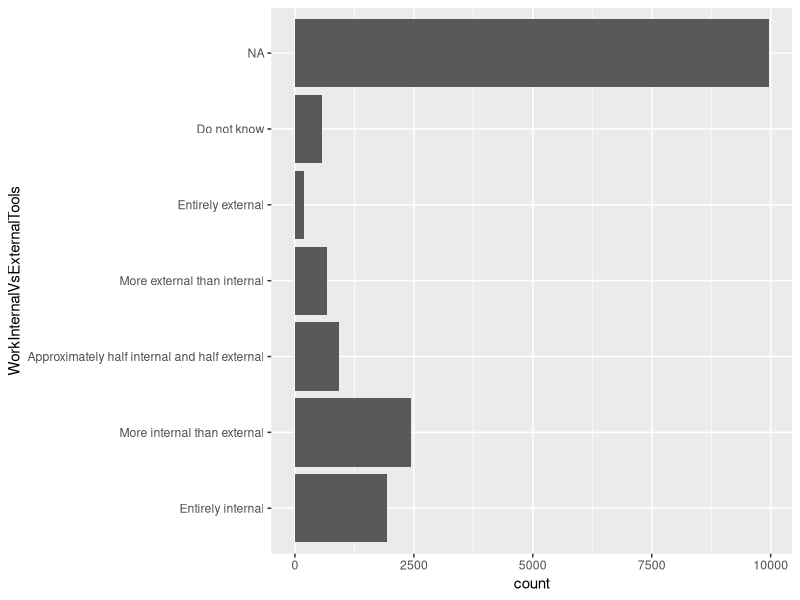
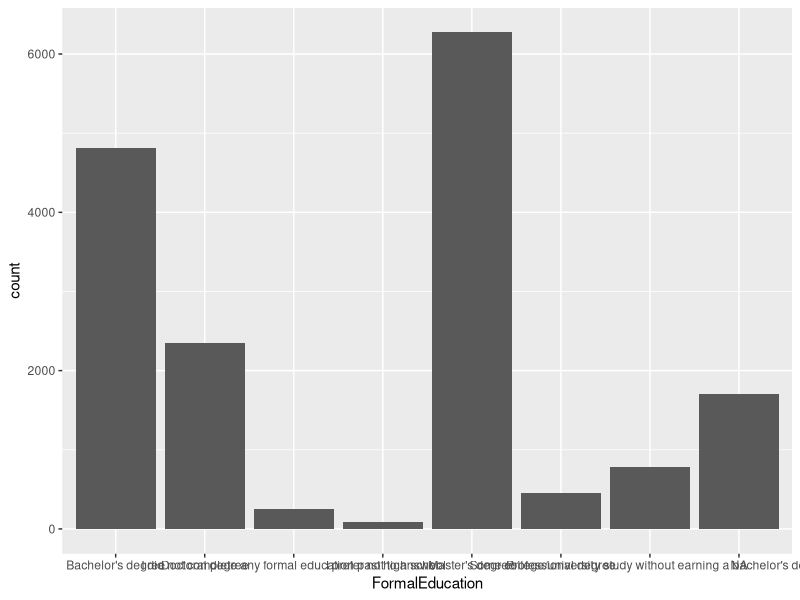
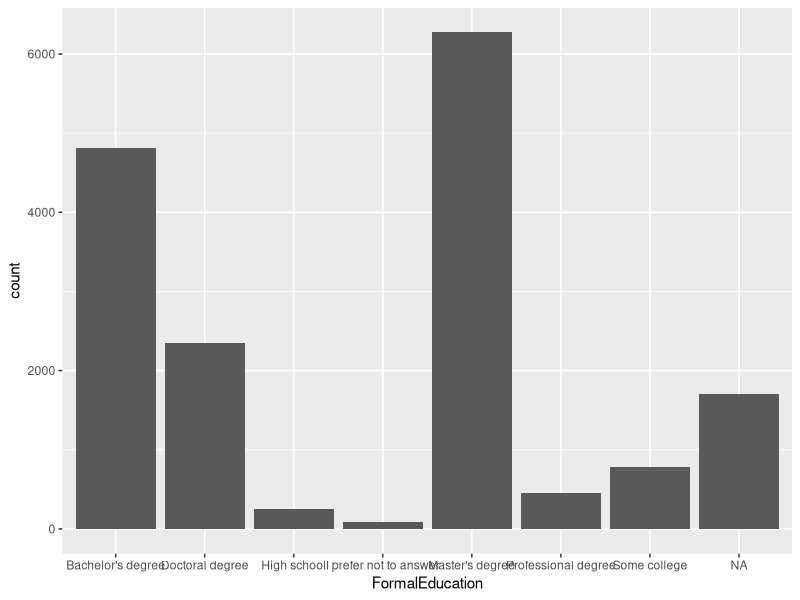

Recreate these plots in R, in order.
install.packages("tidyverse")
library(tidyverse)

multiple_choice_responses <- read.csv("multiple_choice_responses.csv")

# Changing the order of factor levels

# Print the levels of WorkInternalVsExternalTools.
# Manually reorder the levels from Entirely internal 
# to Entirely external, putting Do not know last.

# Get the levels of WorkInternalVsExternalTools
levels(multiple_choice_responses$WorkInternalVsExternalTools)

# Reorder the levels from internal to external 
mc_responses_reordered <- multiple_choice_responses %>%
  mutate(WorkInternalVsExternalTools = fct_relevel(WorkInternalVsExternalTools,
                                                   "Entirely internal", 
                                                   "More internal than external",
                                                   "Approximately half internal and half external",
                                                   "More external than internal", 
                                                   "Entirely external",
                                                   "Do not know"))


# Using the new dataset, mc_responses_reordered, make a bar plot of the frequency of the responses 
# of WorkInternalVsExternalTools.

# Make a bar plot of the responses
ggplot(mc_responses_reordered, aes(x = WorkInternalVsExternalTools)) + 
  geom_bar() + 
  coord_flip()

# In three mutate calls, change FormalEducation in the following ways:
# Move "I did not complete any formal education past high school" and "Some college/university study without earning a bachelor's degree" to the front.
# Move "I prefer not to answer" to be the last level.
# Move "Doctoral degree" to be the sixth level (after the fifth level).

multiple_choice_responses %>%
  # Move "I did not complete any formal education past high school" and "Some college/university study without earning a bachelor's degree" to the front
  mutate(FormalEducation = fct_relevel(FormalEducation, "I did not complete any formal education past high school", "Some college/university study without earning a bachelor's degree")) %>%
  # Move "I prefer not to answer" to be the last level.
  mutate(FormalEducation = fct_relevel(FormalEducation, "I prefer not to answer", after = Inf)) %>%
  # Move "Doctoral degree" to be after the 5th level
  mutate(FormalEducation = fct_relevel(FormalEducation, "Doctoral degree", after = 5)) %>%
  # Examine the new level order
  pull(FormalEducation) %>%
  levels()

# Renaming a few levels
# Make a bar plot of the frequency of different education levels.
# make a bar plot of the frequency of FormalEducation
ggplot(multiple_choice_responses, aes(FormalEducation)) + 
  geom_bar()

# Now, rename "I did not complete any formal education past high school" 
# to "High school" and "Some college/university study without earning a bachelor's degree" 
# to "Some college".
# Create a new bar plot.

multiple_choice_responses %>%
  # rename levels
  mutate(FormalEducation = fct_recode(FormalEducation, 
                                      "High school" = "I did not complete any formal education past high school", 
                                      "Some college" = "Some college/university study without earning a bachelor's degree")) %>%
  # make a bar plot of FormalEducation
  ggplot(aes(x = FormalEducation)) + 
  geom_bar()

# Manually collapsing levels
# Collapse the levels of CurrentJobTitleSelect into a new variable, grouped_titles.
# Then take grouped_titles and put everything that isn't one of those three grouped 
# titles into "Other Title".
# Finally, get the count of all the grouped titles.

multiple_choice_responses %>%
  # Create new variable, grouped_titles, by collapsing levels in CurrentJobTitleSelect
  mutate(grouped_titles = fct_collapse(CurrentJobTitleSelect, 
                                       "Computer Scientist" = c("Programmer", "Software Developer/Software Engineer"), 
                                       "Researcher" = "Scientist/Researcher", 
                                       "Data Analyst/Scientist/Engineer" = c("DBA/Database Engineer", "Data Scientist", 
                                                                             "Business Analyst", "Data Analyst", 
                                                                             "Data Miner", "Predictive Modeler"))) %>%
  # Turn every title that isn't now one of the grouped_titles into "Other"
  mutate(grouped_titles = fct_other(grouped_titles, 
                                    keep = c("Computer Scientist", 
                                             "Researcher", 
                                             "Data Analyst/Scientist/Engineer"))) %>% 
  # Get a count of the grouped titles
  count(grouped_titles)

# Lumping variables by proportion
# Remove people who didn't select a method.
# 
# Create a new variable, ml_method, from MLMethodNextYearSelect 
# that preserves titles that at least 5% of respondents have and lump the 
# rest as "Other" (the default value).
# 
# Finally, count your new variable, sorted in descending order.

multiple_choice_responses %>%
  # remove NAs of MLMethodNextYearSelect
  filter(!is.na(MLMethodNextYearSelect)) %>%
  # create ml_method, which lumps all those with less than 5% of people into "Other"
  mutate(ml_method = fct_lump(MLMethodNextYearSelect, prop = .05)) %>%
  # count the frequency of your new variable, sorted in descending order
  count(ml_method, sort = T)


# Preserving the most common levels
# Remove people who didn't select a method.
# 
# Create a new variable, ml_method, from MLMethodNextYearSelect that 
# preserves 5 most common titles and lumps the rest as "other method" using the 
# argument other_level.
# 
# Count the frequency of each ml_method, sorting in descending order.

multiple_choice_responses %>%
  # remove NAs 
  filter(!is.na(MLMethodNextYearSelect)) %>%
  # create ml_method, retaining the 5 most common methods and renaming others "other method" 
  mutate(ml_method = fct_lump(MLMethodNextYearSelect, n = 5, other_level = "other method")) %>%
  # count the frequency of your new variable, sorted in descending order
  count(ml_method, sort = T)



